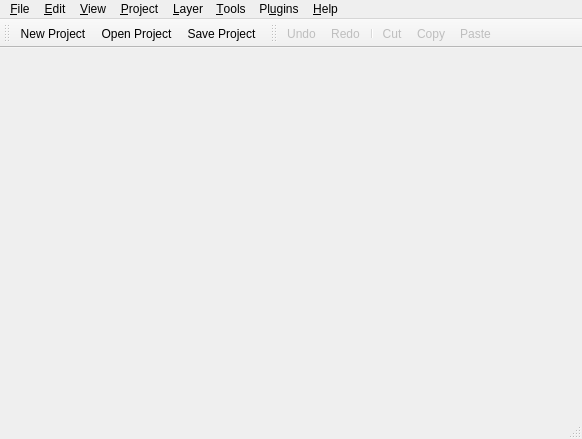
<?xml version="1.0" encoding="UTF-8"?>
<ui version="4.0">
 <class>BaseApplicationForm</class>
 <widget class="QMainWindow" name="BaseApplicationForm">
  <property name="geometry">
   <rect>
    <x>0</x>
    <y>0</y>
    <width>582</width>
    <height>439</height>
   </rect>
  </property>
  <property name="windowTitle">
   <string>TerraView 5.0</string>
  </property>
  <widget class="QWidget" name="centralwidget"/>
  <widget class="QMenuBar" name="menubar">
   <property name="geometry">
    <rect>
     <x>0</x>
     <y>0</y>
     <width>582</width>
     <height>21</height>
    </rect>
   </property>
   <widget class="QMenu" name="m_EditMenu">
    <property name="title">
     <string>&amp;Edit</string>
    </property>
    <addaction name="m_editUndo"/>
    <addaction name="m_editRedo"/>
    <addaction name="separator"/>
    <addaction name="m_editCut"/>
    <addaction name="m_editCopy"/>
    <addaction name="m_editPaste"/>
    <addaction name="separator"/>
    <addaction name="m_editSelectAll"/>
    <addaction name="m_editClear"/>
    <addaction name="separator"/>
    <addaction name="m_editFind"/>
    <addaction name="m_editReplace"/>
   </widget>
   <widget class="QMenu" name="m_ViewMenu">
    <property name="title">
     <string>&amp;View</string>
    </property>
    <addaction name="m_viewToolBars"/>
    <addaction name="separator"/>
    <addaction name="m_viewLayerExplorer"/>
    <addaction name="m_viewMapDisplay"/>
    <addaction name="m_viewDataTable"/>
    <addaction name="m_viewStyleExplorer"/>
    <addaction name="m_viewGrid"/>
    <addaction name="m_viewDataSourceExplorer"/>
    <addaction name="separator"/>
    <addaction name="m_viewFullScreen"/>
    <addaction name="separator"/>
    <addaction name="m_viewRefresh"/>
   </widget>
   <widget class="QMenu" name="m_ToolsMenu">
    <property name="title">
     <string>&amp;Tools</string>
    </property>
    <addaction name="m_toolsDataSourceManagement"/>
    <addaction name="separator"/>
    <addaction name="m_toolsCustomize"/>
   </widget>
   <widget class="QMenu" name="m_PluginsMenu">
    <property name="title">
     <string>Pl&amp;ugins</string>
    </property>
    <addaction name="m_pluginManager"/>
    <addaction name="separator"/>
    <addaction name="m_pluginBuilder"/>
   </widget>
   <widget class="QMenu" name="m_HelpMenu">
    <property name="title">
     <string>&amp;Help</string>
    </property>
    <addaction name="m_helpContents"/>
    <addaction name="m_helpUpdate"/>
   </widget>
   <widget class="QMenu" name="m_ProjectMenu">
    <property name="title">
     <string>&amp;Project</string>
    </property>
    <widget class="QMenu" name="m_projectAddLayer">
     <property name="toolTip">
      <string>Add a new layer to the project</string>
     </property>
     <property name="title">
      <string>&amp;Add Layer</string>
     </property>
     <addaction name="m_projectAddLayerDataset"/>
     <addaction name="m_projectAddLayerImage"/>
     <addaction name="m_projectAddLayerGraph"/>
    </widget>
    <addaction name="m_projectAddLayer"/>
    <addaction name="m_projectRemoveLayer"/>
    <addaction name="separator"/>
    <addaction name="m_projectProperties"/>
   </widget>
   <widget class="QMenu" name="m_LayerMenu">
    <property name="title">
     <string>&amp;Layer</string>
    </property>
    <addaction name="m_layerEdit"/>
    <addaction name="m_layerRename"/>
    <addaction name="m_layerExport"/>
    <addaction name="m_layerProperties"/>
    <addaction name="separator"/>
    <addaction name="m_layerRaise"/>
    <addaction name="m_layerLower"/>
    <addaction name="m_layerToTop"/>
    <addaction name="m_layerToBottom"/>
   </widget>
   <widget class="QMenu" name="m_FileMenu">
    <property name="title">
     <string>&amp;File</string>
    </property>
    <addaction name="m_fileNewProject"/>
    <addaction name="m_fileOpenProject"/>
    <addaction name="m_fileSaveProject"/>
    <addaction name="m_fileSaveProjectAs"/>
    <addaction name="separator"/>
    <addaction name="m_filePrint"/>
    <addaction name="m_filePrintPreview"/>
    <addaction name="separator"/>
    <addaction name="m_fileExit"/>
   </widget>
   <addaction name="m_FileMenu"/>
   <addaction name="m_EditMenu"/>
   <addaction name="m_ViewMenu"/>
   <addaction name="m_ProjectMenu"/>
   <addaction name="m_LayerMenu"/>
   <addaction name="m_ToolsMenu"/>
   <addaction name="m_PluginsMenu"/>
   <addaction name="m_HelpMenu"/>
  </widget>
  <widget class="QStatusBar" name="statusbar"/>
  <widget class="QToolBar" name="m_fileToolBar">
   <property name="windowTitle">
    <string>toolBar</string>
   </property>
   <attribute name="toolBarArea">
    <enum>TopToolBarArea</enum>
   </attribute>
   <attribute name="toolBarBreak">
    <bool>false</bool>
   </attribute>
   <addaction name="m_fileNewProject"/>
   <addaction name="m_fileOpenProject"/>
   <addaction name="m_fileSaveProject"/>
  </widget>
  <widget class="QToolBar" name="m_editToolBar">
   <property name="windowTitle">
    <string>toolBar</string>
   </property>
   <attribute name="toolBarArea">
    <enum>TopToolBarArea</enum>
   </attribute>
   <attribute name="toolBarBreak">
    <bool>false</bool>
   </attribute>
   <addaction name="m_editUndo"/>
   <addaction name="m_editRedo"/>
   <addaction name="separator"/>
   <addaction name="m_editCut"/>
   <addaction name="m_editCopy"/>
   <addaction name="m_editPaste"/>
  </widget>
  <action name="m_viewLayerExplorer">
   <property name="checkable">
    <bool>true</bool>
   </property>
   <property name="text">
    <string>&amp;Layer Explorer</string>
   </property>
   <property name="toolTip">
    <string>Show or hide the layer explorer</string>
   </property>
   <property name="iconVisibleInMenu">
    <bool>true</bool>
   </property>
  </action>
  <action name="m_viewMapDisplay">
   <property name="checkable">
    <bool>true</bool>
   </property>
   <property name="text">
    <string>&amp;Map Display</string>
   </property>
   <property name="toolTip">
    <string>Show or hide the map display</string>
   </property>
   <property name="iconVisibleInMenu">
    <bool>true</bool>
   </property>
  </action>
  <action name="m_viewDataTable">
   <property name="checkable">
    <bool>true</bool>
   </property>
   <property name="enabled">
    <bool>false</bool>
   </property>
   <property name="text">
    <string>Data &amp;Table</string>
   </property>
   <property name="toolTip">
    <string>Show or hide the table with tabular data</string>
   </property>
   <property name="iconVisibleInMenu">
    <bool>true</bool>
   </property>
  </action>
  <action name="m_viewStyleExplorer">
   <property name="checkable">
    <bool>true</bool>
   </property>
   <property name="enabled">
    <bool>false</bool>
   </property>
   <property name="text">
    <string>&amp;Style Explorer</string>
   </property>
   <property name="toolTip">
    <string>Show or hide the style explorer window</string>
   </property>
   <property name="iconVisibleInMenu">
    <bool>true</bool>
   </property>
  </action>
  <action name="m_editUndo">
   <property name="enabled">
    <bool>false</bool>
   </property>
   <property name="text">
    <string>&amp;Undo</string>
   </property>
   <property name="toolTip">
    <string>Undo the last operation</string>
   </property>
   <property name="iconVisibleInMenu">
    <bool>true</bool>
   </property>
  </action>
  <action name="m_editRedo">
   <property name="enabled">
    <bool>false</bool>
   </property>
   <property name="text">
    <string>&amp;Redo</string>
   </property>
   <property name="toolTip">
    <string>Redo the last operation</string>
   </property>
   <property name="iconVisibleInMenu">
    <bool>true</bool>
   </property>
  </action>
  <action name="m_editCut">
   <property name="enabled">
    <bool>false</bool>
   </property>
   <property name="text">
    <string>Cu&amp;t</string>
   </property>
   <property name="iconVisibleInMenu">
    <bool>true</bool>
   </property>
  </action>
  <action name="m_editCopy">
   <property name="enabled">
    <bool>false</bool>
   </property>
   <property name="text">
    <string>&amp;Copy</string>
   </property>
   <property name="iconVisibleInMenu">
    <bool>true</bool>
   </property>
  </action>
  <action name="m_editPaste">
   <property name="enabled">
    <bool>false</bool>
   </property>
   <property name="text">
    <string>&amp;Paste</string>
   </property>
   <property name="iconVisibleInMenu">
    <bool>true</bool>
   </property>
  </action>
  <action name="m_editSelectAll">
   <property name="enabled">
    <bool>false</bool>
   </property>
   <property name="text">
    <string>Select &amp;All</string>
   </property>
   <property name="iconVisibleInMenu">
    <bool>true</bool>
   </property>
  </action>
  <action name="m_editClear">
   <property name="enabled">
    <bool>false</bool>
   </property>
   <property name="text">
    <string>C&amp;lear</string>
   </property>
   <property name="iconVisibleInMenu">
    <bool>true</bool>
   </property>
  </action>
  <action name="m_editFind">
   <property name="enabled">
    <bool>false</bool>
   </property>
   <property name="text">
    <string>&amp;Find...</string>
   </property>
   <property name="iconVisibleInMenu">
    <bool>true</bool>
   </property>
  </action>
  <action name="m_editReplace">
   <property name="enabled">
    <bool>false</bool>
   </property>
   <property name="text">
    <string>R&amp;eplace...</string>
   </property>
   <property name="iconVisibleInMenu">
    <bool>true</bool>
   </property>
  </action>
  <action name="m_viewFullScreen">
   <property name="enabled">
    <bool>false</bool>
   </property>
   <property name="text">
    <string>F&amp;ull Screen...</string>
   </property>
   <property name="iconVisibleInMenu">
    <bool>true</bool>
   </property>
  </action>
  <action name="m_viewRefresh">
   <property name="enabled">
    <bool>false</bool>
   </property>
   <property name="text">
    <string>&amp;Refresh...</string>
   </property>
   <property name="iconVisibleInMenu">
    <bool>true</bool>
   </property>
  </action>
  <action name="m_toolsCustomize">
   <property name="enabled">
    <bool>false</bool>
   </property>
   <property name="text">
    <string>&amp;Customize...</string>
   </property>
   <property name="toolTip">
    <string>Customize the system preferences</string>
   </property>
   <property name="iconVisibleInMenu">
    <bool>true</bool>
   </property>
  </action>
  <action name="m_pluginManager">
   <property name="enabled">
    <bool>false</bool>
   </property>
   <property name="text">
    <string>&amp;Management...</string>
   </property>
   <property name="toolTip">
    <string>Manage the application plugins</string>
   </property>
   <property name="iconVisibleInMenu">
    <bool>true</bool>
   </property>
  </action>
  <action name="m_pluginBuilder">
   <property name="enabled">
    <bool>false</bool>
   </property>
   <property name="text">
    <string>&amp;Build a New Plugin...</string>
   </property>
   <property name="toolTip">
    <string>Create a new plugin</string>
   </property>
   <property name="iconVisibleInMenu">
    <bool>true</bool>
   </property>
  </action>
  <action name="m_helpContents">
   <property name="enabled">
    <bool>false</bool>
   </property>
   <property name="icon">
    <iconset theme="help-view">
     <normaloff>../../../../../../terralib5-git/src/terralib/qt/af/ui</normaloff>../../../../../../terralib5-git/src/terralib/qt/af/ui</iconset>
   </property>
   <property name="text">
    <string>&amp;View Help...</string>
   </property>
   <property name="toolTip">
    <string>Shows help dialog.</string>
   </property>
   <property name="iconVisibleInMenu">
    <bool>true</bool>
   </property>
  </action>
  <action name="m_helpUpdate">
   <property name="enabled">
    <bool>false</bool>
   </property>
   <property name="icon">
    <iconset theme="help-update">
     <normaloff>../../../../../../terralib5-git/src/terralib/qt/af/ui</normaloff>../../../../../../terralib5-git/src/terralib/qt/af/ui</iconset>
   </property>
   <property name="text">
    <string>&amp;Update...</string>
   </property>
   <property name="iconVisibleInMenu">
    <bool>true</bool>
   </property>
  </action>
  <action name="m_viewToolBars">
   <property name="enabled">
    <bool>false</bool>
   </property>
   <property name="text">
    <string>&amp;Toolbars...</string>
   </property>
   <property name="iconVisibleInMenu">
    <bool>true</bool>
   </property>
  </action>
  <action name="m_viewGrid">
   <property name="checkable">
    <bool>true</bool>
   </property>
   <property name="enabled">
    <bool>false</bool>
   </property>
   <property name="text">
    <string>&amp;Grid</string>
   </property>
   <property name="toolTip">
    <string>Show or hide the geographic grid</string>
   </property>
  </action>
  <action name="m_viewDataSourceExplorer">
   <property name="checkable">
    <bool>true</bool>
   </property>
   <property name="enabled">
    <bool>false</bool>
   </property>
   <property name="text">
    <string>&amp;Data Source Explorer</string>
   </property>
   <property name="toolTip">
    <string>Show or hide the data source explorer</string>
   </property>
  </action>
  <action name="m_projectRemoveLayer">
   <property name="enabled">
    <bool>false</bool>
   </property>
   <property name="text">
    <string>&amp;Remove Layer</string>
   </property>
   <property name="toolTip">
    <string>Remove layer from the project</string>
   </property>
  </action>
  <action name="m_projectProperties">
   <property name="enabled">
    <bool>false</bool>
   </property>
   <property name="text">
    <string>&amp;Properties...</string>
   </property>
   <property name="toolTip">
    <string>Show the project properties</string>
   </property>
  </action>
  <action name="m_projectAddLayerDataset">
   <property name="text">
    <string>&amp;Dataset...</string>
   </property>
   <property name="toolTip">
    <string>Add a new layer from a dataset</string>
   </property>
  </action>
  <action name="m_projectAddLayerImage">
   <property name="text">
    <string>&amp;Image</string>
   </property>
   <property name="statusTip">
    <string>Add a new layer from a satellite image</string>
   </property>
  </action>
  <action name="m_projectAddLayerGraph">
   <property name="enabled">
    <bool>false</bool>
   </property>
   <property name="text">
    <string>&amp;Graph</string>
   </property>
   <property name="statusTip">
    <string>Add a new layer from a graph</string>
   </property>
  </action>
  <action name="m_layerEdit">
   <property name="enabled">
    <bool>false</bool>
   </property>
   <property name="icon">
    <iconset theme="layer-edit">
     <normaloff>../../../../../../terralib5-git/src/terralib/qt/af/ui</normaloff>../../../../../../terralib5-git/src/terralib/qt/af/ui</iconset>
   </property>
   <property name="text">
    <string>&amp;Edit</string>
   </property>
  </action>
  <action name="m_layerRename">
   <property name="enabled">
    <bool>false</bool>
   </property>
   <property name="icon">
    <iconset theme="layer-rename">
     <normaloff>../../../../../../terralib5-git/src/terralib/qt/af/ui</normaloff>../../../../../../terralib5-git/src/terralib/qt/af/ui</iconset>
   </property>
   <property name="text">
    <string>Re&amp;name</string>
   </property>
  </action>
  <action name="m_layerExport">
   <property name="enabled">
    <bool>false</bool>
   </property>
   <property name="icon">
    <iconset theme="layer-export">
     <normaloff>../../../../../../terralib5-git/src/terralib/qt/af/ui</normaloff>../../../../../../terralib5-git/src/terralib/qt/af/ui</iconset>
   </property>
   <property name="text">
    <string>E&amp;xport...</string>
   </property>
  </action>
  <action name="m_layerProperties">
   <property name="enabled">
    <bool>false</bool>
   </property>
   <property name="icon">
    <iconset theme="layer-properties">
     <normaloff>../../../../../../terralib5-git/src/terralib/qt/af/ui</normaloff>../../../../../../terralib5-git/src/terralib/qt/af/ui</iconset>
   </property>
   <property name="text">
    <string>&amp;Properties...</string>
   </property>
  </action>
  <action name="m_layerRaise">
   <property name="enabled">
    <bool>false</bool>
   </property>
   <property name="icon">
    <iconset theme="layer-raise">
     <normaloff>../../../../../../terralib5-git/src/terralib/qt/af/ui</normaloff>../../../../../../terralib5-git/src/terralib/qt/af/ui</iconset>
   </property>
   <property name="text">
    <string>&amp;Raise</string>
   </property>
  </action>
  <action name="m_layerLower">
   <property name="enabled">
    <bool>false</bool>
   </property>
   <property name="icon">
    <iconset theme="layer-lower">
     <normaloff>../../../../../../terralib5-git/src/terralib/qt/af/ui</normaloff>../../../../../../terralib5-git/src/terralib/qt/af/ui</iconset>
   </property>
   <property name="text">
    <string>&amp;Lower</string>
   </property>
  </action>
  <action name="m_layerToTop">
   <property name="enabled">
    <bool>false</bool>
   </property>
   <property name="icon">
    <iconset theme="layer-top">
     <normaloff>../../../../../../terralib5-git/src/terralib/qt/af/ui</normaloff>../../../../../../terralib5-git/src/terralib/qt/af/ui</iconset>
   </property>
   <property name="text">
    <string>To &amp;Top</string>
   </property>
  </action>
  <action name="m_layerToBottom">
   <property name="enabled">
    <bool>false</bool>
   </property>
   <property name="icon">
    <iconset theme="layer-bottom">
     <normaloff>../../../../../../terralib5-git/src/terralib/qt/af/ui</normaloff>../../../../../../terralib5-git/src/terralib/qt/af/ui</iconset>
   </property>
   <property name="text">
    <string>To &amp;Bottom</string>
   </property>
  </action>
  <action name="m_toolsDataSourceManagement">
   <property name="text">
    <string>&amp;Data Source Management...</string>
   </property>
   <property name="toolTip">
    <string>Manage the registered data sources</string>
   </property>
  </action>
  <action name="m_helpAbout">
   <property name="enabled">
    <bool>false</bool>
   </property>
   <property name="text">
    <string>&amp;About...</string>
   </property>
  </action>
  <action name="m_fileNewProject">
   <property name="text">
    <string>&amp;New Project</string>
   </property>
  </action>
  <action name="m_fileSaveProject">
   <property name="text">
    <string>&amp;Save Project</string>
   </property>
  </action>
  <action name="m_fileSaveProjectAs">
   <property name="text">
    <string>Save Project &amp;As...</string>
   </property>
  </action>
  <action name="m_fileOpenProject">
   <property name="text">
    <string>&amp;Open Project...</string>
   </property>
  </action>
  <action name="m_fileExit">
   <property name="icon">
    <iconset theme="system-log-out">
     <normaloff>../../../../../../terralib5-git/src/terralib/qt/af/ui</normaloff>../../../../../../terralib5-git/src/terralib/qt/af/ui</iconset>
   </property>
   <property name="text">
    <string>E&amp;xit</string>
   </property>
  </action>
  <action name="m_filePrint">
   <property name="text">
    <string>&amp;Print...</string>
   </property>
  </action>
  <action name="m_filePrintPreview">
   <property name="text">
    <string>Print Pre&amp;view...</string>
   </property>
  </action>
 </widget>
 <resources/>
 <connections/>
 <slots>
  <slot>addOGRLayer()</slot>
  <slot>drawLayers()</slot>
  <slot>setPanTool(bool)</slot>
  <slot>setZoomAreaTool(bool)</slot>
  <slot>setDistanceTool(bool)</slot>
  <slot>setAreaMeasureTool(bool)</slot>
  <slot>setAngleTool(bool)</slot>
  <slot>addGDALLayer()</slot>
  <slot>openPluginsManager()</slot>
  <slot>openDSrcManager()</slot>
 </slots>
</ui>
